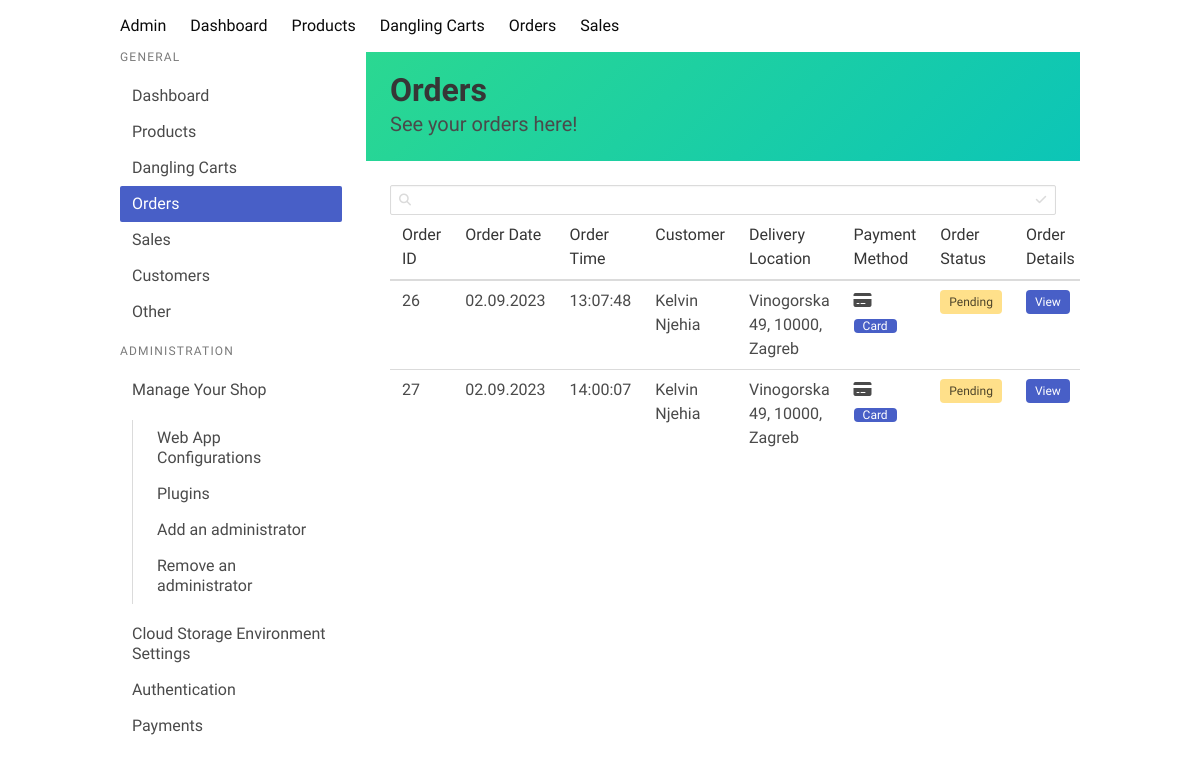
The app's page /orders/, older data.
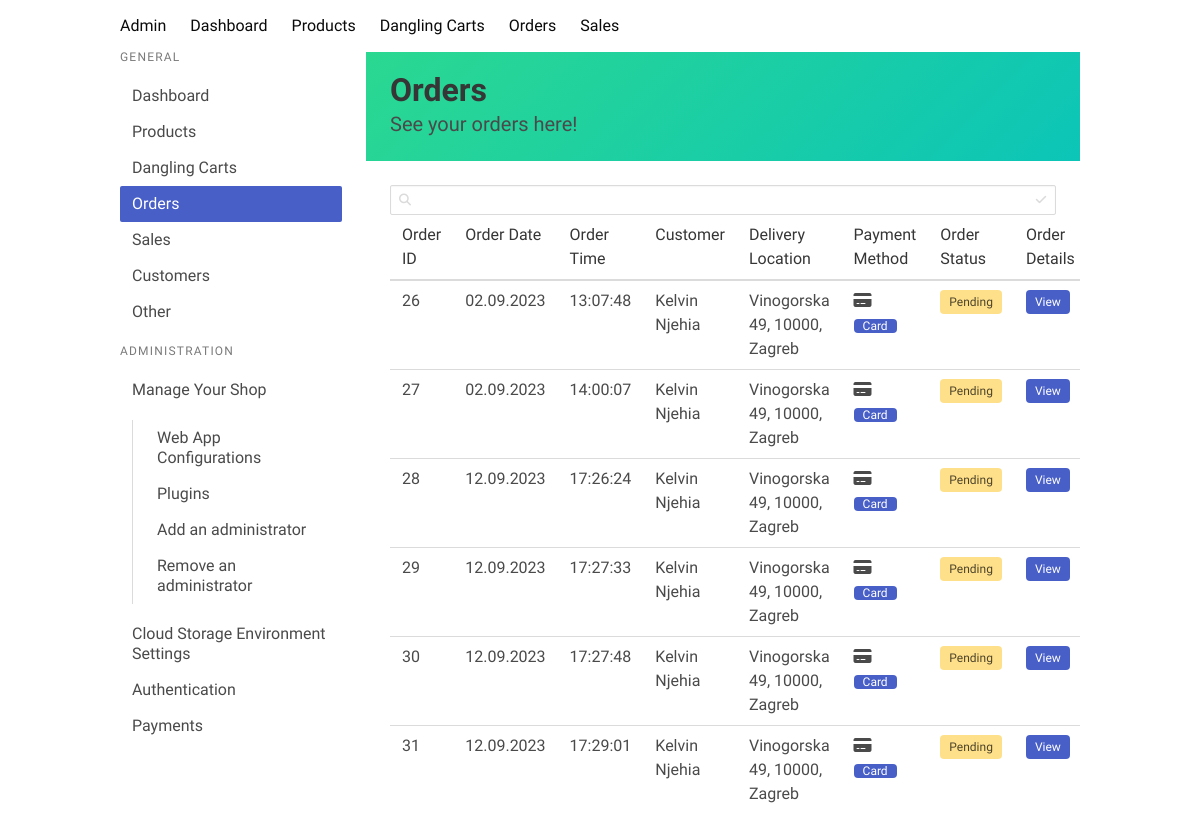
The same page, newer data.
### core/models.py (models this page shows, shortened)
class Order(models.Model):
    date_ordered = models.DateTimeField(auto_now_add=True)
    ordered = models.BooleanField(default=False)
    anonymous_cart = models.ForeignKey(AnonymousCart, on_delete=models.CASCADE, null=True, blank=True)
    buyer = models.ForeignKey(BuyerDeliveryDetails, on_delete=models.CASCADE, null=True, blank=True)
    buyer_id_order = models.ForeignKey(User, on_delete=models.CASCADE, null=True, blank=True)

class BuyerDeliveryDetails(models.Model):
    first_name = models.CharField(max_length=100)
    last_name = models.CharField(max_length=100)
    phone_number = models.IntegerField()
    email = models.EmailField()
    address = models.CharField(max_length=200)
    postal_code = models.CharField(max_length=20)
    city = models.CharField(max_length=100)
    country = models.CharField(max_length=100, default='Croatia')
    payment_method = models.CharField(max_length=100)
    username = models.CharField(max_length=100, null=True, blank=True)

### core/views.py (the view)
# urls.py: path('orders/', views.admin_orders, name='orders'),
def admin_orders(request):
    orders = Order.objects.all()
    return render(request, 'shop/orders.html', {'orders': orders})

### core/context_processors.py (called while the page is built)
def categories(request):
    return {
        'categories': ProductCategory.objects.all()
    }

def cart(request):
    if request.user.is_authenticated:
        print(request.user)
        try:
            cart = Cart.objects.get(user=request.user)
            print(cart.cartitem_set)
            cart = cart.cartitem_set.count()
            return {
                'cart': cart
            }
        except:
            return {
                'cart': 0
            }
    else:
        cart_id = request.session.get('cart_id')
        print(cart_id)
        if cart_id:
            try:
                cart = AnonymousCart.objects.get(id=cart_id)
                cart = cart.anonymouscartitem_set.count()
                return {
                    'cart': cart
                }
            except:
                return {
                    'cart': 0
                }
        else:
            return {
                'cart': 0
            }

### core/templates/shop/orders.html (shortened to what this page needs)
{% extends 'shop/base.html' %}
{% load static %}
{% block content %}
<section class="hero is-colorful welcome is-small is-fixed-top">
    <div class="hero-body">
        <div class="container">
            <h1 class="title">
                Orders
            </h1>
            <h2 class="subtitle">
                See your orders here!
            </h2>
        </div>
    </div>
</section>
<div class="card-content">
    <div class="content">
        <div class="control has-icons-left has-icons-right inventory-search">
            <input class="input is-small" type="text" placeholder="">
            <span class="icon is-medium is-left">
            </span>
            <span class="icon is-medium is-right">
            </span>
        </div>
        <div class="inventory">
            <table id="product-table">
                <thead>
                    <td>Order ID</td>
                    <td>Order Date</td>
                    <td>Order Time</td>
                    <td>Customer</td>
                    <td>Delivery Location</td>
                    <td>Payment Method</td>
                    <td>Order Status</td>
                    <td>Order Details</td>
                </thead>
                <tbody>
                    {% for order in orders %}
                    <tr>
                        <td>{{ order.id }}</td>
                        <td>{{ order.date_ordered |date:"d.m.Y" }}</td>
                        <td>{{ order.date_ordered |time:"H:i:s" }}</td>
                        <td>{{ order.buyer.first_name }} {{ order.buyer.last_name }}</td>
                        <td>{{ order.buyer.address }}, {{ order.buyer.postal_code }}, {{ order.buyer.city }} </td>
                        <td>
                            {% if order.payment_method == 'cash' %}
                            <i class="fa-solid fa-money-bills"></i>
                            <p style="display: inline;" class="tag is-link"> Cash</p>
                            {% else %}
                            <i class="fa-solid fa-credit-card"></i>
                            <p style="display: inline;" class="tag is-link"> Card</p
                            {% endif %}
                        </td>
                        <td>
                            {% if order.status == True %}
                            <span class="tag is-success">Completed</span>
                            {% else %}
                            <span class="tag is-warning">Pending</span>
                            {% endif %}
                        </td>
                        <td><a href="/order-details/{{order.id}}" class="tag is-small is-link">View</a></td>
                    </tr>
                    {% endfor %}
                </tbody>
            </table>
        </div>
    </div>
</div>
{% endblock %}

Row changes from the older to the newer data that the page shows:
added Order: id "28", date_ordered "12.09.2023", date_ordered "17:26:24", buyer.first_name "Kelvin", buyer.last_name "Njehia", buyer.address "Vinogorska 49", buyer.postal_code "10000", buyer.city "Zagreb"
added Order: id "29", date_ordered "12.09.2023", date_ordered "17:27:33", buyer.first_name "Kelvin", buyer.last_name "Njehia", buyer.address "Vinogorska 49", buyer.postal_code "10000", buyer.city "Zagreb"
added Order: id "30", date_ordered "12.09.2023", date_ordered "17:27:48", buyer.first_name "Kelvin", buyer.last_name "Njehia", buyer.address "Vinogorska 49", buyer.postal_code "10000", buyer.city "Zagreb"
added Order: id "31", date_ordered "12.09.2023", date_ordered "17:29:01", buyer.first_name "Kelvin", buyer.last_name "Njehia", buyer.address "Vinogorska 49", buyer.postal_code "10000", buyer.city "Zagreb"
